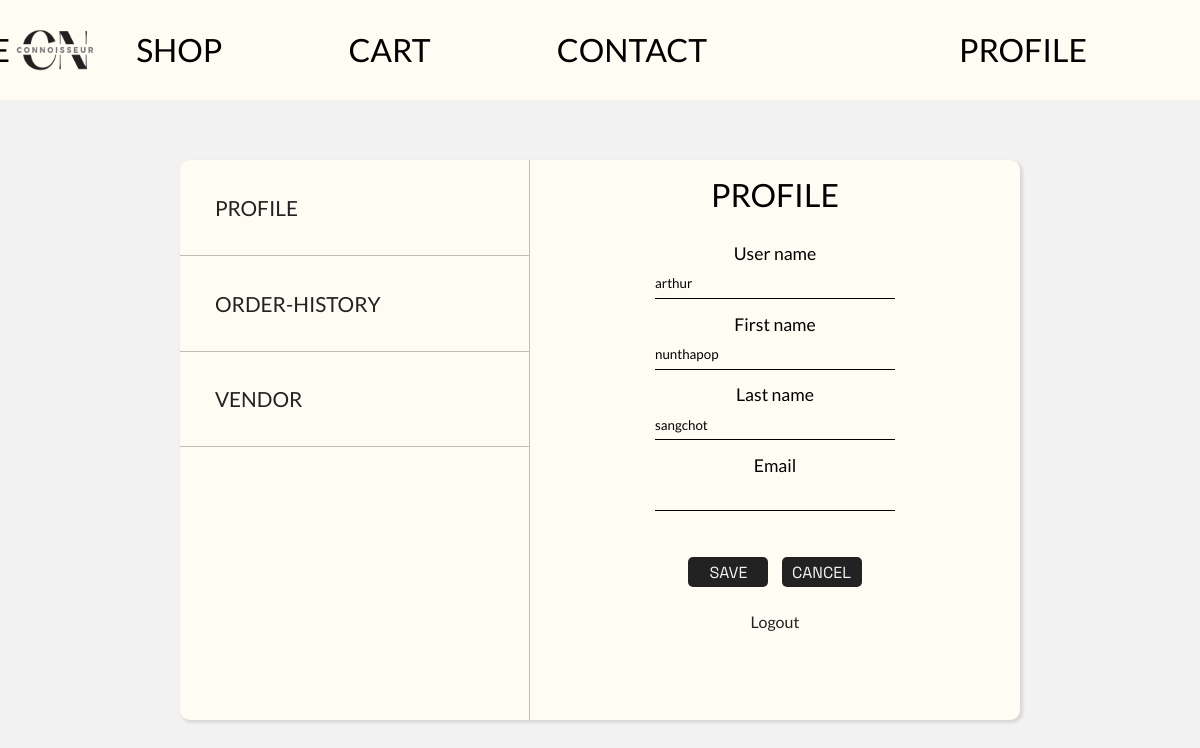
Page /profile.php (signed in) on the committed database.
### tables this page shows
CREATE TABLE `customer` (
  `id` int(11) NOT NULL,
  `username` varchar(20) NOT NULL,
  `firstname` varchar(20) NOT NULL,
  `lastname` varchar(20) NOT NULL,
  `password` varchar(20) NOT NULL,
  `email` varchar(20) NOT NULL,
  `level` int(11) NOT NULL
);

### profile.php (the view, shortened to what this page needs)
<?php require "header_index.php";
$customer_id = $_SESSION['customer_id'];
$query = "SELECT * FROM customer where id =  $customer_id ";
$result = mysqli_query($connect, $query);
$row = mysqli_fetch_assoc($result);
?>
<!DOCTYPE html>
<html lang="en">
<head>
    <link rel="stylesheet" href="css/profile.css" />
</head>
<body>
    <div class="Box">
        <div class="nav-bar">
            <div class="profile"> <a href="profile.php">profile</a></div>
            <div class="order-history"><a href="order-history.php">order-history</a></div>
            <div class="order-history"><a href="dashboard.php">Vendor</a></div>
        </div>
        <form action="saveprofileupdate.php" method="post">
        <div class="profile-side">
            <div class="head">Profile </div>
            <div class="sub-head">User name</div>
            <input type="text" value="<?php echo $row['username']; ?>" name="user">
            <div class="sub-head">First name</div>
            <input type="text" value="<?php echo $row['firstname']; ?>" name="firstname">
            <div class="sub-head">Last name</div>
            <input type="text" value="<?php echo $row['lastname']; ?>" name="lastname">
            <div class="sub-head">Email</div>
            <input type="text" value="<?php echo $row['email']; ?>" name="email">
            <div class="save"> <input type="submit" value="Save"> <input type="reset" value="cancel"> </div>
            <div class="logout"> <a href="logout.php">Logout</a></div>
        </div>
    </form>
    </div>
</body>
</html>

### css/header_indexx.css (style rules this page uses)
body { background-color: #F2F2F2; font-family: 'Space Grotesk', sans-serif; height: 10vh; }
* { padding: 0; margin: 0; text-decoration: none; list-style: none; box-sizing: border-box; }

### css/profile.css (style rules this page uses)
* { margin: 0; box-sizing: border-box; font-family: 'Lato', sans-serif; }
.Box { margin: 5%; height: 70vh; width: 70vw; background-color: #FEFCF3; border-radius: 10px; display: grid; grid-template-columns: 350px 1fr; margin-left: 15%; box-shadow: 2px 2px 3px 1px rgba(0, 0, 0, 0.1); }
a { color: #222; }
.nav-bar { border-right:1px solid rgba(0, 0, 0, 0.247); }
.profile { text-transform: uppercase; font-size: 1.3rem; font-weight: 400; border-bottom: 1px solid rgba(0, 0, 0, 0.247); padding: 10%; }
.order-history { text-transform: uppercase; font-size: 1.3rem; font-weight: 400; padding: 10%; border-bottom: 1px solid rgba(0, 0, 0, 0.247); }
.profile-side { display: flex; flex-direction: column; align-items: center; }
.head { font-size: 2rem; text-transform: uppercase; font-weight: 400; margin-top: 3%; margin-bottom: 5%; }
input[type=text] { min-height: 30px; min-width: 20vw; margin-bottom: 2%; margin-top: 1%; border: 0px; border-bottom: 1px solid black; background-color: #FEFCF3; }
.sub-head { font-size: 1.1rem; margin-top: 1%; }
input[type=reset], input[type=submit] { background-color: #222; font-family: 'Space Grotesk', sans-serif; color: #F2F2F2; text-transform: uppercase; min-width: 80px; min-height: 30px; border-radius: 5px; border: #222; cursor: pointer; margin: 5px; font-size: 1rem; margin-top: 20%; }
.logout { margin-top: 4%; }

### rows in the picture
customer: user "arthur", firstname "nunthapop", lastname "sangchot"
